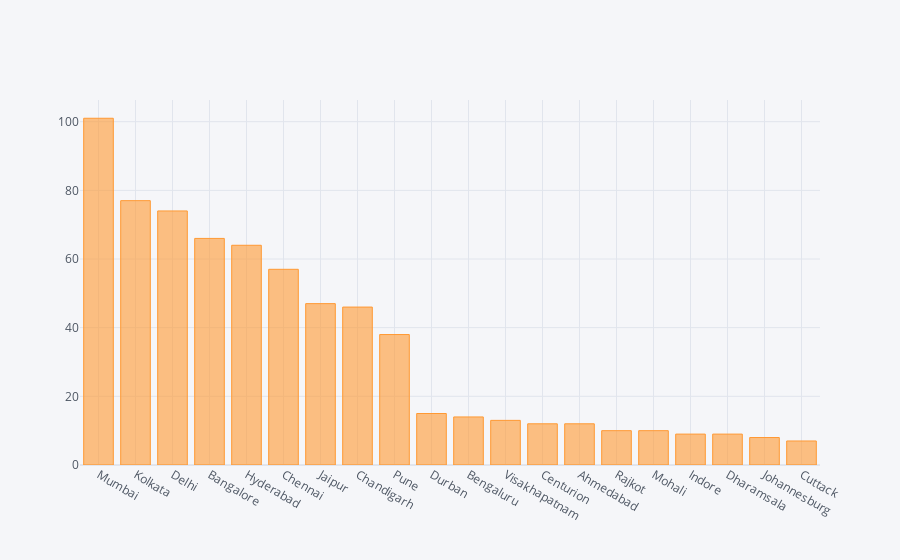

Notebook code for this chart:
### Code cell
#city bar 
city[:20].iplot(kind='bar')

### Figure 1 — Plotly figure (JSON) as saved in the notebook; plotly's stock layout.template omitted (floating-point values rounded to 4 significant figures)
{"data": [{"marker": {"color": "rgba(255, 153, 51, 0.6)", "line": {"color": "rgba(255, 153, 51, 1.0)", "width": 1}}, "name": "city", "orientation": "v", "text": "", "type": "bar", "x": ["Mumbai", "Kolkata", "Delhi", "Bangalore", "Hyderabad", "Chennai", "Jaipur", "Chandigarh", "Pune", "Durban", "Bengaluru", "Visakhapatnam", "Centurion", "Ahmedabad", "Rajkot", "Mohali", "Indore", "Dharamsala", "Johannesburg", "Cuttack"], "y": [101, 77, 74, 66, 64, 57, 47, 46, 38, 15, 14, 13, 12, 12, 10, 10, 9, 9, 8, 7]}], "layout": {"legend": {"bgcolor": "#F5F6F9", "font": {"color": "#4D5663"}}, "paper_bgcolor": "#F5F6F9", "plot_bgcolor": "#F5F6F9", "title": {"font": {"color": "#4D5663"}}, "xaxis": {"gridcolor": "#E1E5ED", "showgrid": true, "tickfont": {"color": "#4D5663"}, "title": {"font": {"color": "#4D5663"}, "text": ""}, "zerolinecolor": "#E1E5ED"}, "yaxis": {"gridcolor": "#E1E5ED", "showgrid": true, "tickfont": {"color": "#4D5663"}, "title": {"font": {"color": "#4D5663"}, "text": ""}, "zerolinecolor": "#E1E5ED"}}}
